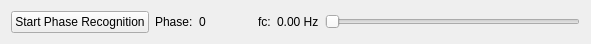
   <widget class="QWidget" name="layoutWidget">
    <property name="geometry">
     <rect>
      <x>20</x>
      <y>850</y>
      <width>591</width>
      <height>23</height>
     </rect>
    </property>
    <layout class="QHBoxLayout" name="horizontalLayout_6">
     <item>
      <widget class="QPushButton" name="StartPhaseRecognitionButton">
       <property name="text">
        <string>Start Phase Recognition</string>
       </property>
      </widget>
     </item>
     <item>
      <widget class="QLabel" name="phase_text">
       <property name="maximumSize">
        <size>
         <width>1777197</width>
         <height>16777215</height>
        </size>
       </property>
       <property name="layoutDirection">
        <enum>Qt::LeftToRight</enum>
       </property>
       <property name="text">
        <string>Phase:</string>
       </property>
      </widget>
     </item>
     <item>
      <widget class="QLabel" name="phaseLabel">
       <property name="text">
        <string>0          </string>
       </property>
      </widget>
     </item>
     <item>
      <spacer name="horizontalSpacer_4">
       <property name="orientation">
        <enum>Qt::Horizontal</enum>
       </property>
       <property name="sizeType">
        <enum>QSizePolicy::Fixed</enum>
       </property>
       <property name="sizeHint" stdset="0">
        <size>
         <width>13</width>
         <height>20</height>
        </size>
       </property>
      </spacer>
     </item>
     <item>
      <widget class="QLabel" name="label_36">
       <property name="text">
        <string>fc:</string>
       </property>
      </widget>
     </item>
     <item>
      <widget class="QLabel" name="fc_label">
       <property name="text">
        <string>0.00 Hz</string>
       </property>
      </widget>
     </item>
     <item>
      <widget class="QSlider" name="fc_slider">
       <property name="orientation">
        <enum>Qt::Horizontal</enum>
       </property>
      </widget>
     </item>
    </layout>
   </widget>
